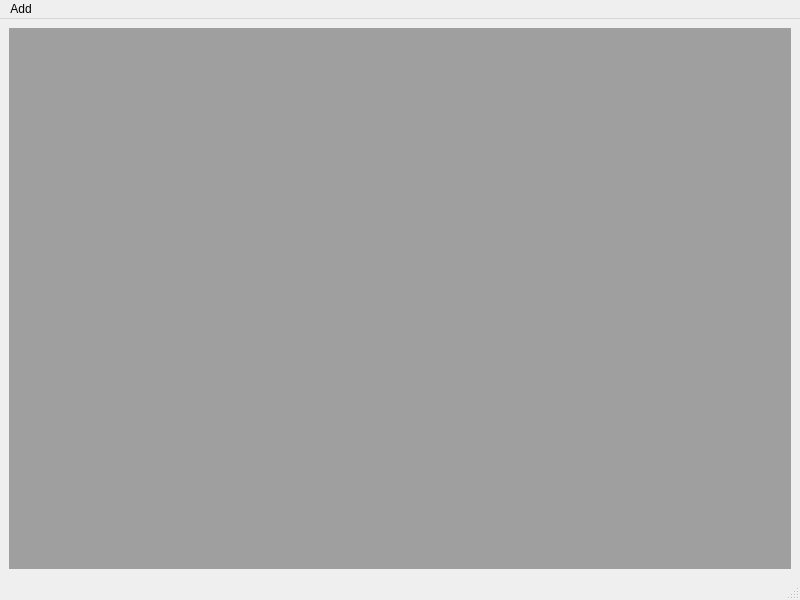
<?xml version="1.0" encoding="UTF-8"?>
<ui version="4.0">
 <class>MdiWindow</class>
 <widget class="QMainWindow" name="MdiWindow">
  <property name="geometry">
   <rect>
    <x>0</x>
    <y>0</y>
    <width>800</width>
    <height>600</height>
   </rect>
  </property>
  <property name="windowTitle">
   <string>MainWindow</string>
  </property>
  <widget class="QWidget" name="centralwidget">
   <layout class="QGridLayout" name="gridLayout">
    <item row="0" column="0">
     <widget class="QMdiArea" name="mdiArea"/>
    </item>
   </layout>
  </widget>
  <widget class="QMenuBar" name="menubar">
   <property name="geometry">
    <rect>
     <x>0</x>
     <y>0</y>
     <width>800</width>
     <height>21</height>
    </rect>
   </property>
   <widget class="QMenu" name="menuAdd">
    <property name="title">
     <string>Add</string>
    </property>
    <addaction name="actionGrafikForm"/>
    <addaction name="actionFileForm"/>
   </widget>
   <addaction name="menuAdd"/>
  </widget>
  <widget class="QStatusBar" name="statusbar"/>
  <action name="actionGrafikForm">
   <property name="text">
    <string>GrafikForm</string>
   </property>
  </action>
  <action name="actionFileForm">
   <property name="text">
    <string>FileForm</string>
   </property>
  </action>
 </widget>
 <resources/>
 <connections/>
</ui>
